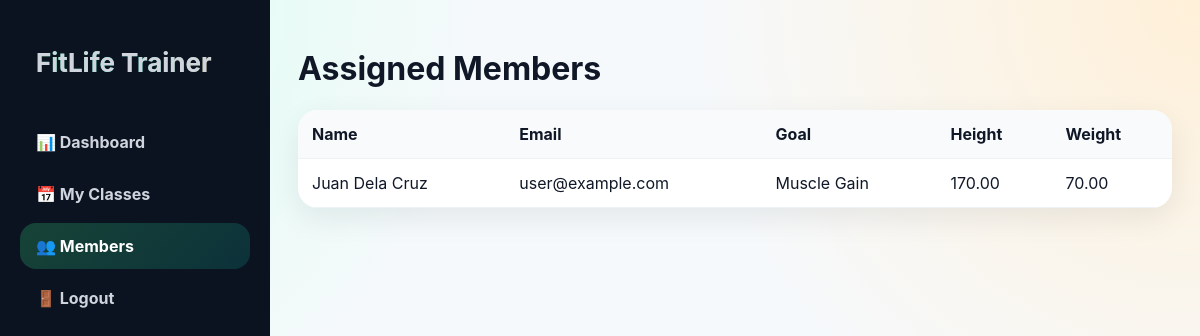
Screenshot of /trainer/members.php (signed in) with the database file from the repository.
### tables this page shows
CREATE TABLE members(
 id INT AUTO_INCREMENT PRIMARY KEY,
 user_id INT NOT NULL,
 phone VARCHAR(30), address VARCHAR(255), gender VARCHAR(20), birthday DATE,
 height_cm DECIMAL(6,2), weight_kg DECIMAL(6,2), goal VARCHAR(100), level_points INT DEFAULT 0,
 FOREIGN KEY(user_id) REFERENCES users(id) ON DELETE CASCADE
);

CREATE TABLE users(
 id INT AUTO_INCREMENT PRIMARY KEY,
 full_name VARCHAR(120) NOT NULL,
 username VARCHAR(60) NULL UNIQUE,
 email VARCHAR(120) NOT NULL UNIQUE,
 password VARCHAR(255) NOT NULL,
 role ENUM('user') NOT NULL DEFAULT 'user',
 status ENUM('active','inactive') DEFAULT 'active',
 created_at TIMESTAMP DEFAULT CURRENT_TIMESTAMP
);

### web/config/auth.php (called while the page is built, shortened)
<?php
function e($str){ return htmlspecialchars((string)$str, ENT_QUOTES, 'UTF-8'); }
?>

### web/trainer/members.php (the view)
<?php require '../config/database.php'; require_once '../config/auth.php'; require_role('trainer'); $rows=mysqli_query($conn,"SELECT u.full_name,u.email,m.goal,m.height_cm,m.weight_kg FROM members m JOIN users u ON m.user_id=u.id"); ?>
<!DOCTYPE html><html><head><title>Members</title><link rel="stylesheet" href="../assets/css/style.css"></head><body><div class="layout"><?php include '_nav.php'; ?><main class="main"><h1>Assigned Members</h1><table class="table"><tr><th>Name</th><th>Email</th><th>Goal</th><th>Height</th><th>Weight</th></tr><?php while($r=mysqli_fetch_assoc($rows)):?><tr><td><?=e($r['full_name'])?></td><td><?=e($r['email'])?></td><td><?=e($r['goal'])?></td><td><?=$r['height_cm']?></td><td><?=$r['weight_kg']?></td></tr><?php endwhile;?></table></main></div></body></html>

### web/assets/css/style.css (style rules this page uses)
:root { --green:#37d67a;--teal:#12c2b0;--orange:#ff8a3d;--dark:#101828;--muted:#667085;--bg:#f6f9fb;--card:#fff;--danger:#ef4444;--warn:#f59e0b;--radius:24px;--shadow:0 20px 55px rgba(16,24,40,.12) }
* { box-sizing:border-box }
body { margin:0;font-family:Inter,Segoe UI,Arial,sans-serif;background:radial-gradient(circle at top left,#d7fff0,transparent 34%),radial-gradient(circle at top right,#fff0d8,transparent 35%),var(--bg);color:var(--dark) }
.layout { display:grid;grid-template-columns:270px 1fr;min-height:100vh }
.main { padding:28px }
.table { width:100%;border-collapse:collapse;background:white;border-radius:20px;overflow:hidden;box-shadow:0 10px 30px rgba(16,24,40,.08) }
.table th,.table td { padding:14px;border-bottom:1px solid #eef2f6;text-align:left }
.table th { background:#f9fafb }

### rows the page displays
members: user.full_name "Juan Dela Cruz", user.email "user@example.com", goal "Muscle Gain", height_cm "170.00", weight_kg "70.00"
